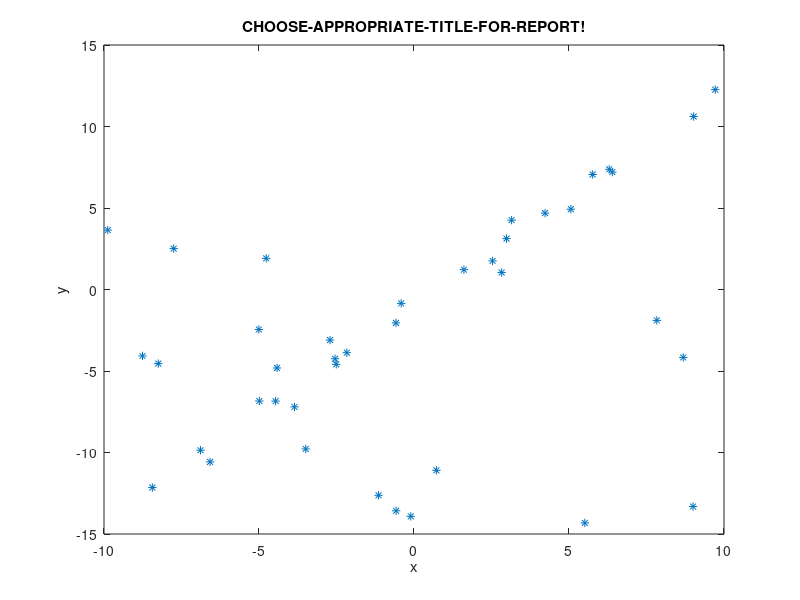

The MATLAB script that drew this image: (Note: this script raises an error after producing the figure.)
% Task 4: Fit lines to data points, using total least squares and 
% RANSAC + total least squares

% Clear up
clc;
close all;
clearvars;

% Begin by loading data points from linedata.mat
load linedata

N = length(xm); % number of data points

% Plot data
plot(xm, ym, '*'); hold on;
xlabel('x') 
ylabel('y')
title('CHOOSE-APPROPRIATE-TITLE-FOR-REPORT!') % OBS - CHANGE TITLE!
x_fine = [min(xm)-0.05,max(xm)+0.05]; % used when plotting the fitted lines

% Fit a line to these data points with total least squares
% Here you should write code to obtain the p_ls coefficients (assuming the
% line has the form y = p_ls(1) * x + p_ls(2)).
%p_ls = [rand(), 6]; % REMOVE AND REPLACE WITH TOTAL LEAST SQUARES SOLUTION
p_ls = least_squares(xm,ym);
plot(x_fine, p_ls(1) * x_fine + p_ls(2))

% Fit a line to these data points using RANSAC and total least squares on the inlier set.



p_ransac = ransac(xm,ym); % REMOVE AND REPLACE WITH RANSAC SOLUTION
plot(x_fine, p_ransac(1) * x_fine + p_ransac(2), 'k--')

% Legend --> show which line corresponds to what (if you need to
% re-position the legend, you can modify rect below)
h=legend('data points', 'least-squares','RANSAC');
rect = [0.20, 0.65, 0.25, 0.25];
set(h, 'Position', rect)

% After having plotted both lines, it's time to compute errors for the
% respective lines. Specifically, for each line (the total least squares and the
% RANSAC line), compute the least square error and the total
% least square error. For the RANSAC solution compute errors on inlier set. 
% Note that the error is the sum of the individual
% squared errors for each data point! In total you should get 4 errors. Report these
% in your report, and comment on the results. OBS: Recall the distance formula
% between a point and a line from linear algebra, useful when computing orthogonal
% errors!

% WRITE CODE BELOW TO COMPUTE THE 4 ERRORS